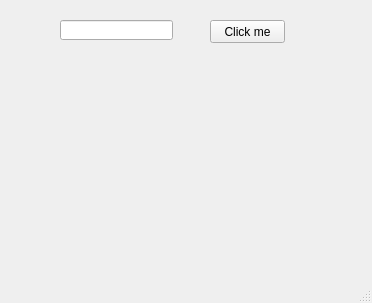
<?xml version="1.0" encoding="UTF-8"?>
<ui version="4.0">
 <class>MainWindow</class>
 <widget class="QMainWindow" name="MainWindow">
  <property name="geometry">
   <rect>
    <x>0</x>
    <y>0</y>
    <width>372</width>
    <height>303</height>
   </rect>
  </property>
  <property name="windowTitle">
   <string>MainWindow</string>
  </property>
  <widget class="QWidget" name="centralwidget">
   <widget class="QLabel" name="lblHello">
    <property name="geometry">
     <rect>
      <x>40</x>
      <y>70</y>
      <width>151</width>
      <height>41</height>
     </rect>
    </property>
    <property name="font">
     <font>
      <family>Arial</family>
      <pointsize>16</pointsize>
      <weight>75</weight>
      <italic>true</italic>
      <bold>true</bold>
     </font>
    </property>
    <property name="text">
     <string/>
    </property>
   </widget>
   <widget class="QLineEdit" name="txtName">
    <property name="geometry">
     <rect>
      <x>60</x>
      <y>20</y>
      <width>113</width>
      <height>20</height>
     </rect>
    </property>
   </widget>
   <widget class="QPushButton" name="btnClick">
    <property name="geometry">
     <rect>
      <x>210</x>
      <y>20</y>
      <width>75</width>
      <height>23</height>
     </rect>
    </property>
    <property name="text">
     <string>Click me</string>
    </property>
   </widget>
  </widget>
  <widget class="QMenuBar" name="menubar">
   <property name="geometry">
    <rect>
     <x>0</x>
     <y>0</y>
     <width>372</width>
     <height>21</height>
    </rect>
   </property>
  </widget>
  <widget class="QStatusBar" name="statusbar"/>
 </widget>
 <resources/>
 <connections/>
</ui>
